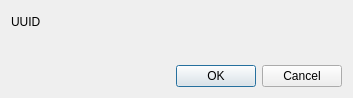
<?xml version="1.0" encoding="UTF-8"?>
<ui version="4.0">
 <class>ZComboEditDialog</class>
 <widget class="QDialog" name="ZComboEditDialog">
  <property name="geometry">
   <rect>
    <x>0</x>
    <y>0</y>
    <width>353</width>
    <height>98</height>
   </rect>
  </property>
  <property name="windowTitle">
   <string>Dialog</string>
  </property>
  <layout class="QVBoxLayout" name="verticalLayout">
   <item>
    <widget class="QLabel" name="label">
     <property name="text">
      <string>UUID</string>
     </property>
    </widget>
   </item>
   <item>
    <widget class="ZComboEditWidget" name="editWidget" native="true"/>
   </item>
   <item>
    <widget class="QDialogButtonBox" name="buttonBox">
     <property name="orientation">
      <enum>Qt::Horizontal</enum>
     </property>
     <property name="standardButtons">
      <set>QDialogButtonBox::Cancel|QDialogButtonBox::Ok</set>
     </property>
    </widget>
   </item>
  </layout>
 </widget>
 <customwidgets>
  <customwidget>
   <class>ZComboEditWidget</class>
   <extends>QWidget</extends>
   <header>widgets/zcomboeditwidget.h</header>
   <container>1</container>
  </customwidget>
 </customwidgets>
 <resources/>
 <connections>
  <connection>
   <sender>buttonBox</sender>
   <signal>accepted()</signal>
   <receiver>ZComboEditDialog</receiver>
   <slot>accept()</slot>
   <hints>
    <hint type="sourcelabel">
     <x>248</x>
     <y>254</y>
    </hint>
    <hint type="destinationlabel">
     <x>157</x>
     <y>274</y>
    </hint>
   </hints>
  </connection>
  <connection>
   <sender>buttonBox</sender>
   <signal>rejected()</signal>
   <receiver>ZComboEditDialog</receiver>
   <slot>reject()</slot>
   <hints>
    <hint type="sourcelabel">
     <x>316</x>
     <y>260</y>
    </hint>
    <hint type="destinationlabel">
     <x>286</x>
     <y>274</y>
    </hint>
   </hints>
  </connection>
 </connections>
</ui>
